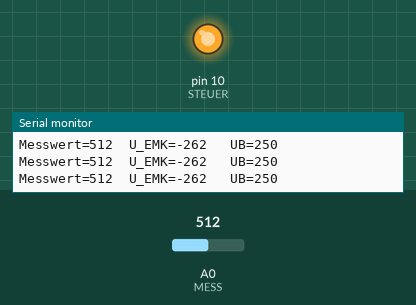
This sketch was run on a simulated Arduino Uno, built with avr-gcc and run on an emulated ATmega328P. Parts: output pins drawn as LEDs (lit = HIGH), the last lines printed to the serial monitor. The test bench sets the inputs (shaded band); at power-on: A0 (MESS) = 512.

Above: at 1.2 s.
1.3 s: A0 (MESS) set to 122
3.3 s: A0 (MESS) set to 40
6.3 s: A0 (MESS) set to 60
At 6.74 s:
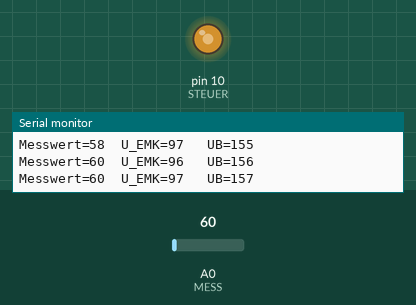
Timing chart, 0 to 15.3 s (numbered marks = the images above; inputs shaded):
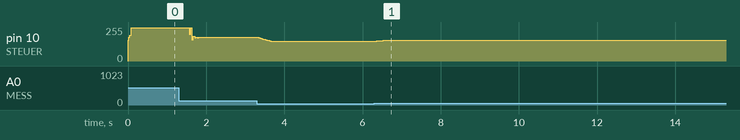

The sketch:

Motorregler.ino
```cpp
// Simpler Regler für DC Motoren

#define MESS A0
#define STEUER 10

#define U_EMK_SOLL 110   // Gewünschte U_EMK ~ gewünschte Drehzahl

int iMess[10]; // Array für 10 Werte - für Mittelwertbildung
int ptr;

int U_korrektur;  // Korrekturwert zur Betriebsspannung
int UB;           // Betriebsspannung

void setup() {
  Serial.begin(9600);
  pinMode(STEUER, OUTPUT);
  pinMode(MESS,INPUT);
  ptr = 0;
  U_korrektur = 0;
  UB = 255;
}

void loop() {
  int mittelWert;
  int U_EMK;

  UB = 150 + U_korrektur;  // Einstelle der Betriebsspannung
  analogWrite(STEUER, UB); // durch PWM

  iMess[ptr++] = analogRead(MESS);  // Strommessung
  if (ptr>9) ptr=0;
  mittelWert = 0;
  for (int i=0; i<10; i++) mittelWert += iMess[i];  // Mittelwertbildung
  mittelWert = mittelWert / 10;

  U_EMK = UB - mittelWert;  // Ableiten der Generatorspannung aus UB und Messwert
  U_korrektur = (U_EMK_SOLL - U_EMK)/2;   // Korrekturwert für UB
                                          // (Faktor /2 durch Ausprobieren)

  if (U_korrektur > 50) U_korrektur = 100;   // Korrekturwert maximal +/-100
  if (U_korrektur < -50) U_korrektur = -100;

  Serial.print("Messwert=");    // Ausgabe über serielle Schnittstelle
  Serial.print(mittelWert);
  Serial.print("  U_EMK=");
  Serial.print(U_EMK);
  Serial.print("   UB=");
  Serial.println(UB);

  delay(10);
}
```
